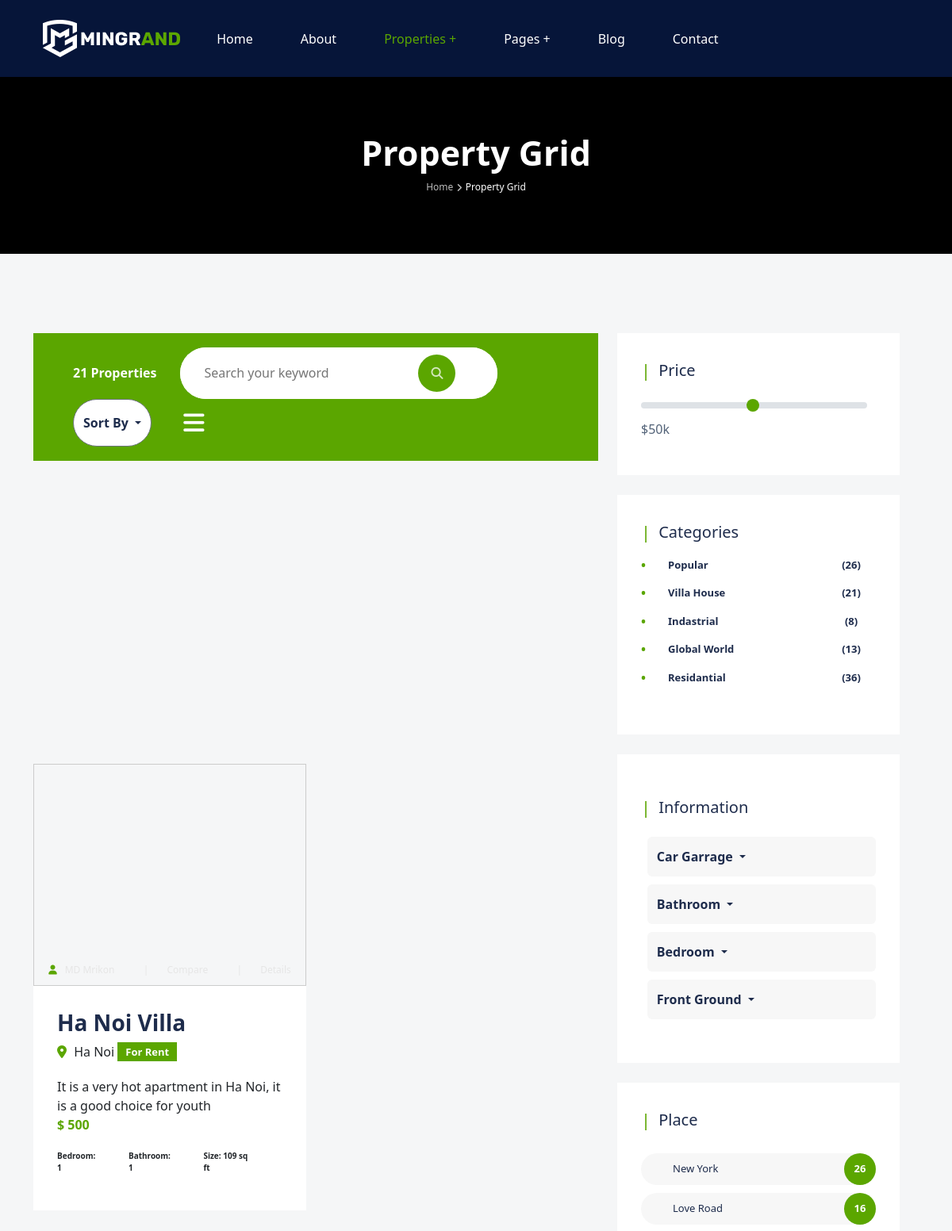
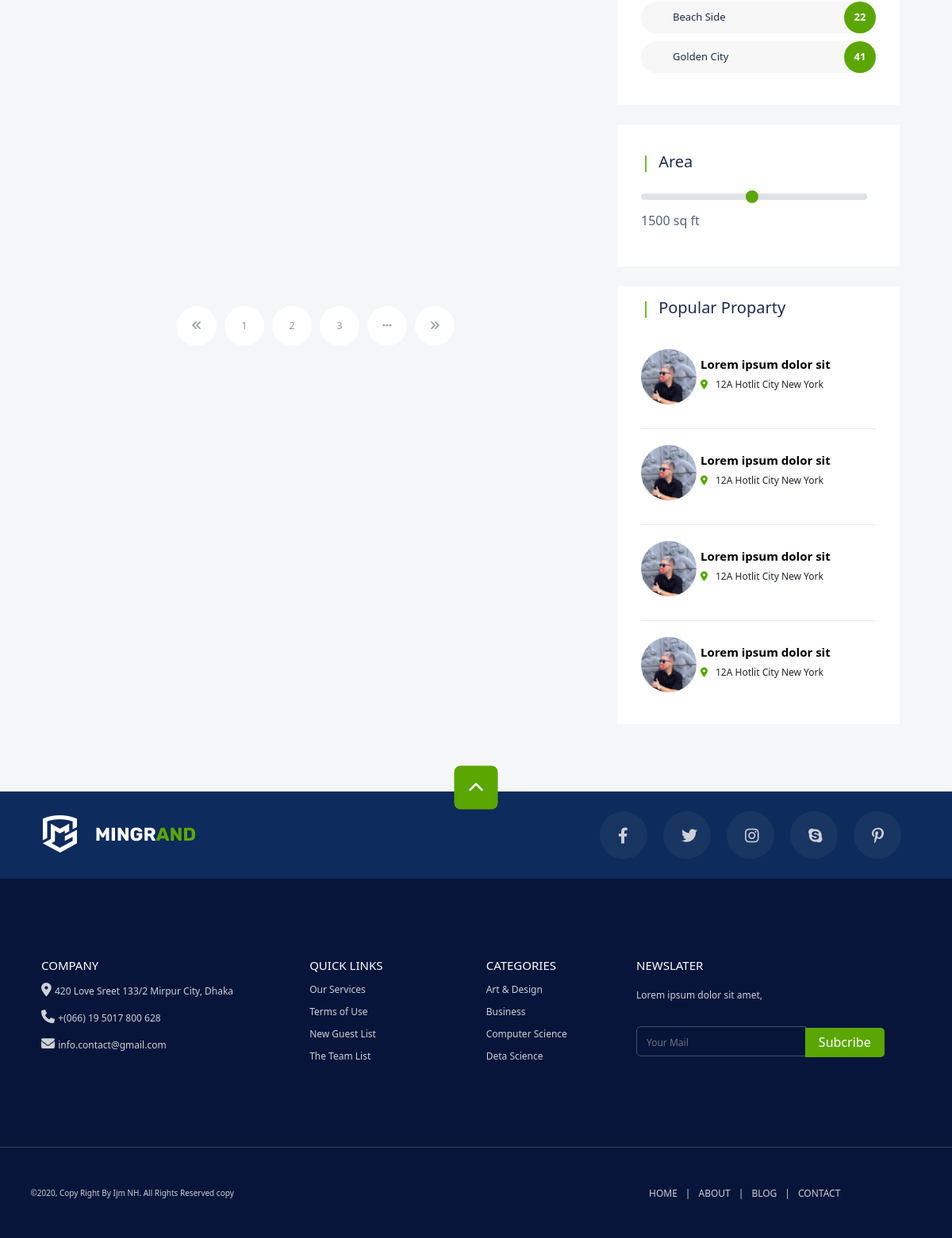
Page /public/ownerhouse.php (signed in) on the committed database (2 pictures, top to bottom).
### tables this page shows
CREATE TABLE `house` (
  `id` int(10) NOT NULL,
  `image` varchar(255) NOT NULL,
  `album` longtext NOT NULL DEFAULT '',
  `title` varchar(255) NOT NULL,
  `location` varchar(255) NOT NULL,
  `locationdetail` varchar(255) NOT NULL,
  `price` float NOT NULL,
  `bedrooms` int(10) NOT NULL,
  `bathrooms` int(10) NOT NULL,
  `kitchen` int(10) NOT NULL,
  `livingroom` int(10) NOT NULL,
  `garages` int(10) NOT NULL,
  `area` int(10) NOT NULL,
  `sold` bit(1) NOT NULL,
  `ownerId` int(10) NOT NULL,
  `purpose` varchar(255) NOT NULL,
  `description` varchar(255) NOT NULL,
  `descriptiondetail` varchar(1000) NOT NULL,
  `type` varchar(255) NOT NULL,
  `timepost` date NOT NULL,
  `yearbuild` int(10) NOT NULL,
  `amenities` longtext NOT NULL DEFAULT '',
  `equipment` varchar(255) NOT NULL,
  `orienten` varchar(255) NOT NULL,
  `length` int(10) NOT NULL,
  `width` int(10) NOT NULL,
  `height` int(10) NOT NULL,
  `floors` int(10) NOT NULL,
  `floor` int(10) NOT NULL
);

### public/ownerhouse.php (the view, shortened to what the rows shown need)
<?php
$connect = new PDO("mysql:host=127.0.0.1;dbname=mingrand;charset=utf8",
"root", "");
$order = '';
$sqlQueryHouse = "SELECT * FROM house {$order} WHERE ownerId = '{$_SESSION['userid']}' LIMIT 8";
$stmtHouse = $connect->prepare($sqlQueryHouse);
$stmtHouse->execute();
$dataHouse = $stmtHouse->fetchAll();
?>
<!DOCTYPE html>
<html lang="en">
  <head>
    <link href="./assets/css/bootstrap.min.css" rel="stylesheet" />
    <link
      rel="stylesheet"
      href="https://cdnjs.cloudflare.com/ajax/libs/font-awesome/6.1.2/css/all.min.css"
    />
    <link rel="stylesheet" href="./assets/slick/slick.css">
    <link rel="stylesheet" href="./style.css" />
  </head>
  <body>
    <div class="wrapper-property">
        <div class="property-banner">
            <div class="contact-us text-center">
                <h1>Property Grid</h1>
            </div>
        </div>
        <div class="property-content">
            <div class="container">
                <div class="row">
                    <div class="col-lg-8 col-md-7 row">
                        <?php foreach($dataHouse as $keyHouse => $house):?>
                        <div class="col-lg-6">
                            <div class="property-item">
                                <a href="./propertydetail.php?id=<?= $house['id']?>">
                                    <div class="property-img" style="background-image: url('<?= $house['image']?>')">
                                        <div class="property-img-content d-flex">
                                            <i class="fa-solid fa-user"></i>
                                            <p>MD Mrikon</p>
                                            <span>|</span>
                                            <p>Compare</p>
                                            <span>|</span>
                                            <p>Details</p>
                                        </div>
                                    </div>
                                </a>
                                <div class="property-info">
                                    <a href="./propertydetail.php?id=<?= $house['id']?>">
                                        <h3><?= $house['location'] ." " . $house['type']?></h3>
                                    </a>
                                    <i class="fa-solid fa-location-dot"></i>
                                    <span><?= $house['location']?></span>
                                    <div class="for-sell-small">
                                        <span><?= $house['purpose']?></span>
                                    </div>
                                    <p><?= $house['description']?></p>
                                    <span class="apartment-price">$ <?= number_format($house['price']); ?></span>
                                    <div class="apartment-detail d-flex">
                                        <p>Bedroom: <?= $house['bedrooms']?></p>
                                        <p>Bathroom: <?= $house['bathrooms']?></p>
                                        <p>Size: <?= $house['area']?> sq ft</p>
                                    </div>
                                </div>
                            </div>
                        </div>
                        <?php endforeach?>
                    </div>
                </div>
            </div>
        </div>
        <div class="footer">
            <div class="footer-top">
            <div class="footer-content">
                <div class="footer-content-container container">
                    <div class="row">
                      <div class="col-lg-3 col-sm-auto col-12">
                        <div class="company-info">
                          <h2>COMPANY</h2>
                        </div>
                      </div>
                        <div class="col-sm-auto col-6 quick-links">
                            <h2>QUICK LINKS</h2>
                        </div>
                        <div class="col-sm-auto col-6 categories-footer">
                            <h2>CATEGORIES</h2>
                        </div>
                      <div class="col-lg-4 col-sm-auto col-12">
                        <div class="newslater">
                          <h2>NEWSLATER</h2>
                        </div>
                      </div>
                    </div>
                </div>
            </div>
        </div>
    </div>
  </body>
</html>

### rows in the picture
house: location "Ha Noi", type "Villa", purpose "For Rent", description "It is a very hot apartment in Ha Noi, it is a good choice for youth", price "500", bedrooms "1", bathrooms "1", area "109"
